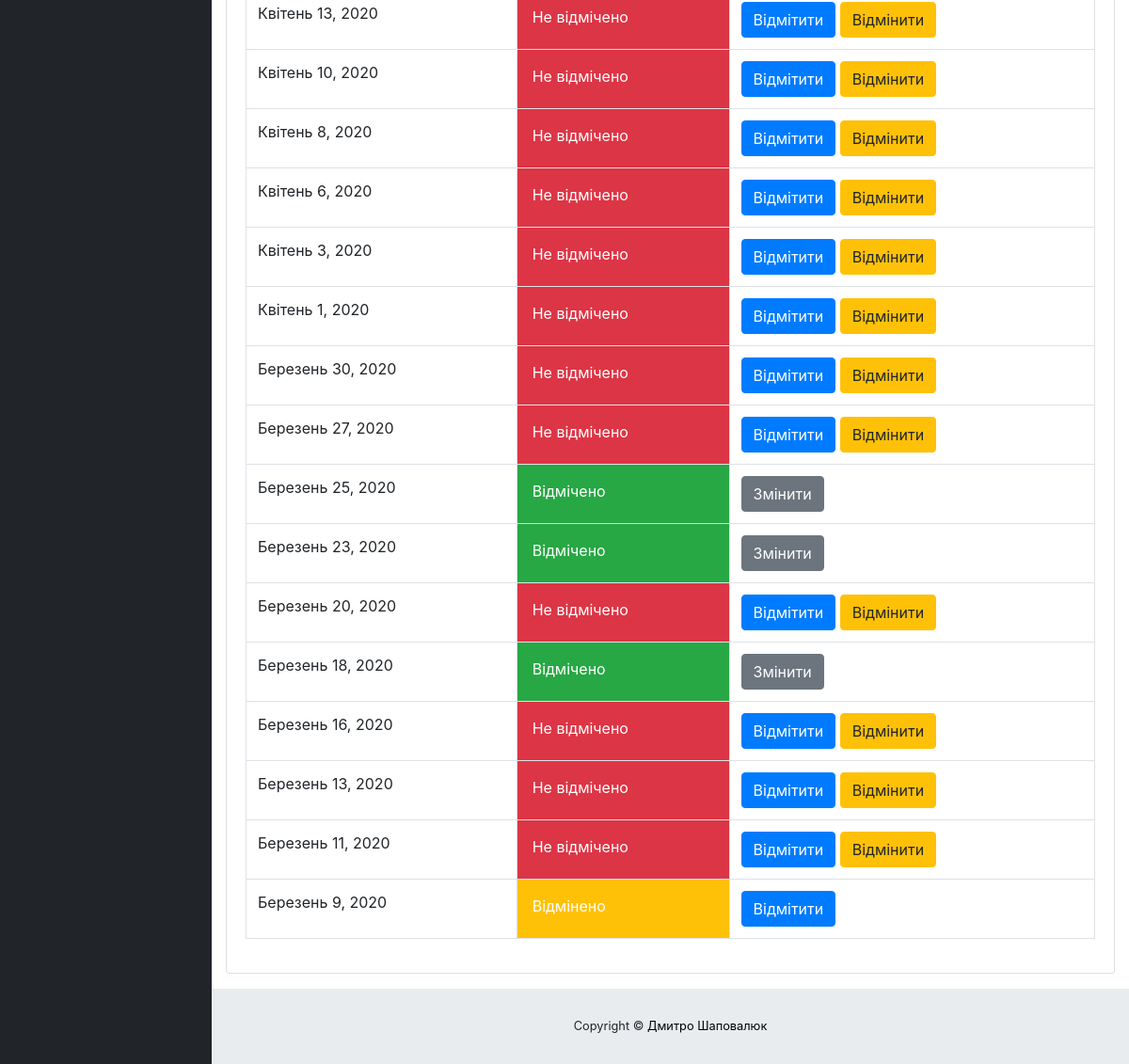
Before: /info/teacher/1/ClassDates/ (signed in, lower part) with the older database file.
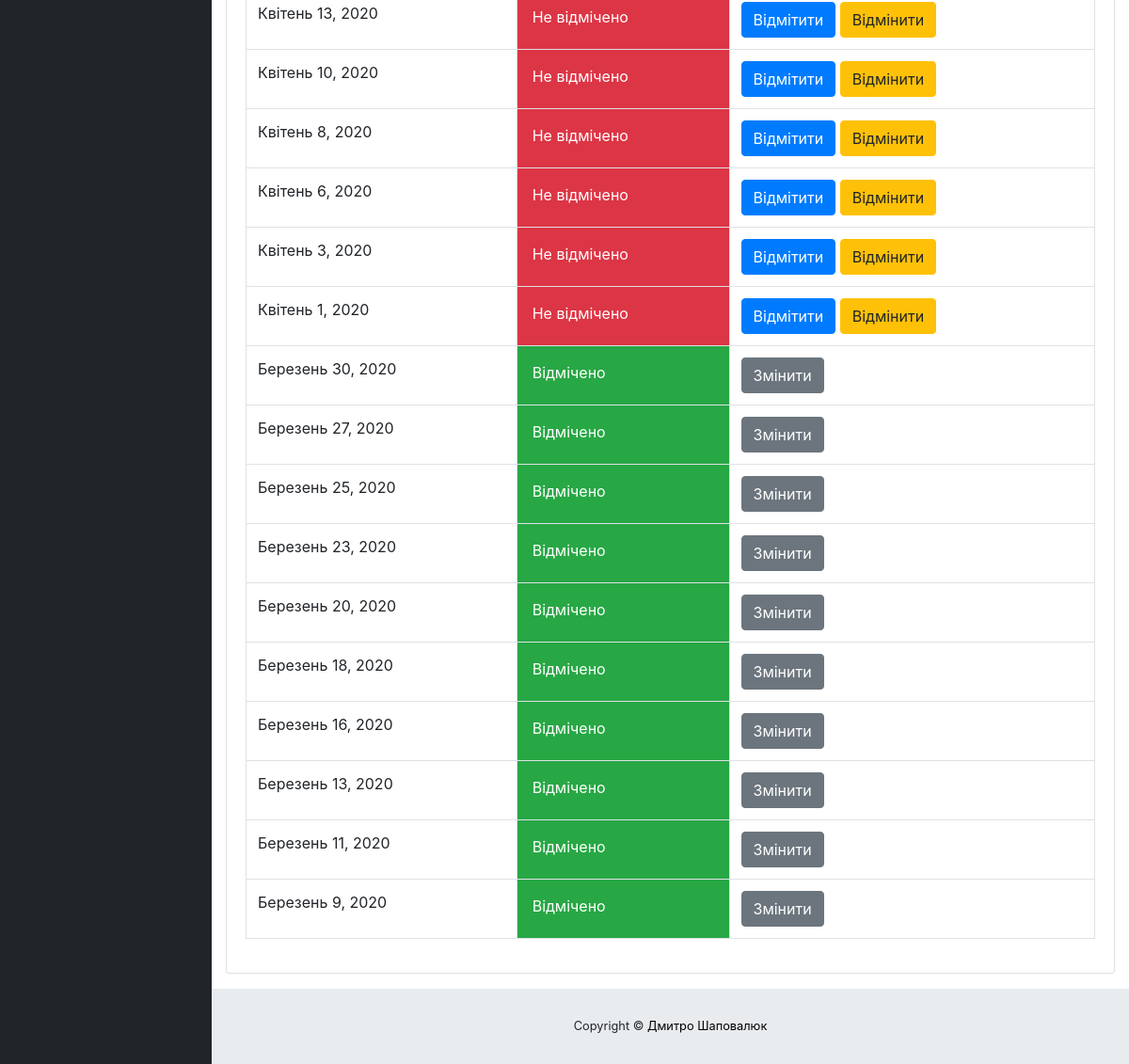
After: the same page with the newer database file.
### info/models.py (models this page shows)
class AttendanceClass(models.Model):
    assign = models.ForeignKey(Assign, on_delete=models.CASCADE)
    date = models.DateField()
    status = models.IntegerField(default=0)

### info/views.py (the view)
# urls.py: path('teacher/<int:assign_id>/ClassDates/', views.t_class_date, name='t_class_date'),
@login_required()
def t_class_date(request, assign_id):
    now = timezone.now()
    ass = get_object_or_404(Assign, id=assign_id)
    att_list = ass.attendanceclass_set.filter(date__lte=now).order_by('-date')
    return render(request, 'info/t_class_date.html', {'att_list': att_list})

### info/models.py (called while the page is built)
    @property
    def is_student(self):
        if hasattr(self, 'student'):
            return True
        return False

### info/templates/info/t_class_date.html (shortened to what this page needs)
{% extends 'info/base.html' %}
{% block content %}
    <div class="card mb-3">
            <div class="card-body">
              <div class="table-responsive">
                <table class="table table-bordered" id="dataTable" width="100%" cellspacing="0">
                  <tbody>
                    {% for a in att_list %}
                    <tr>
                        <td>{{ a.date }}</td>
                        {% if a.status == 0 %}
                            <td class="p-3 mb-2 bg-danger text-white">Не відмічено</td>
                            <td>
                                <a class="btn btn-primary" href="{% url 't_attendance' a.id %}" role="button">Відмітити</a>
                                <a class="btn btn-warning" href="{% url 'cancel_class' a.id %}">Відмінити</>
                            </td>
                        {% elif a.status == 1 %}
                            <td class="p-3 mb-2 bg-success text-white">Відмічено</td>
                            <td><a class="btn btn-secondary" href="{% url 'edit_att' a.id %}" role="button">Змінити</a> </td>
                        {% else %}
                            <td class="p-3 mb-2 bg-warning text-white">Відмінено</td>
                            <td><a class="btn btn-primary" href="{% url 't_attendance' a.id %}" role="button">Відмітити</a></td>
                        {% endif %}
                    </tr>
                    {% empty %}
                            <p>student has no courses</p>
                    {% endfor %}
                  </tbody>
                </table>
              </div>
        </div>
    </div>
{% endblock %}

Changed rows visible on the page:
changed AttendanceClass "Березень 30, 2020": status "Не відмічено Відмітити Відмінити" → "Відмічено Змінити"
changed AttendanceClass "Березень 27, 2020": status "Не відмічено Відмітити Відмінити" → "Відмічено Змінити"
changed AttendanceClass "Березень 20, 2020": status "Не відмічено Відмітити Відмінити" → "Відмічено Змінити"
changed AttendanceClass "Березень 16, 2020": status "Не відмічено Відмітити Відмінити" → "Відмічено Змінити"
changed AttendanceClass "Березень 13, 2020": status "Не відмічено Відмітити Відмінити" → "Відмічено Змінити"
changed AttendanceClass "Березень 11, 2020": status "Не відмічено Відмітити Відмінити" → "Відмічено Змінити"
changed AttendanceClass "Березень 9, 2020": status "Відмінено Відмітити" → "Відмічено Змінити"
